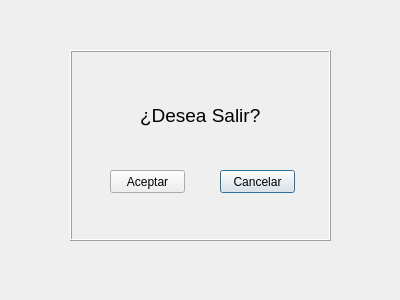
<?xml version="1.0" encoding="UTF-8"?>
<ui version="4.0">
 <class>dlgSalir</class>
 <widget class="QDialog" name="dlgSalir">
  <property name="windowModality">
   <enum>Qt::ApplicationModal</enum>
  </property>
  <property name="geometry">
   <rect>
    <x>0</x>
    <y>0</y>
    <width>400</width>
    <height>300</height>
   </rect>
  </property>
  <property name="windowTitle">
   <string>Salir</string>
  </property>
  <property name="windowIcon">
   <iconset resource="resources.qrc">
    <normaloff>:/img/img/coche2.png</normaloff>:/img/img/coche2.png</iconset>
  </property>
  <property name="modal">
   <bool>true</bool>
  </property>
  <widget class="QFrame" name="frameSalir">
   <property name="geometry">
    <rect>
     <x>70</x>
     <y>50</y>
     <width>261</width>
     <height>191</height>
    </rect>
   </property>
   <property name="frameShape">
    <enum>QFrame::Box</enum>
   </property>
   <property name="frameShadow">
    <enum>QFrame::Raised</enum>
   </property>
   <widget class="QPushButton" name="btnCancelarSalir">
    <property name="geometry">
     <rect>
      <x>150</x>
      <y>120</y>
      <width>75</width>
      <height>23</height>
     </rect>
    </property>
    <property name="text">
     <string>Cancelar</string>
    </property>
   </widget>
   <widget class="QLabel" name="lblDeseaSalir">
    <property name="geometry">
     <rect>
      <x>70</x>
      <y>50</y>
      <width>151</width>
      <height>31</height>
     </rect>
    </property>
    <property name="font">
     <font>
      <pointsize>14</pointsize>
     </font>
    </property>
    <property name="text">
     <string>¿Desea Salir?</string>
    </property>
   </widget>
   <widget class="QPushButton" name="btnAceptarSalir">
    <property name="geometry">
     <rect>
      <x>40</x>
      <y>120</y>
      <width>75</width>
      <height>23</height>
     </rect>
    </property>
    <property name="text">
     <string>Aceptar</string>
    </property>
   </widget>
  </widget>
 </widget>
 <resources>
  <include location="resources.qrc"/>
 </resources>
 <connections/>
</ui>
